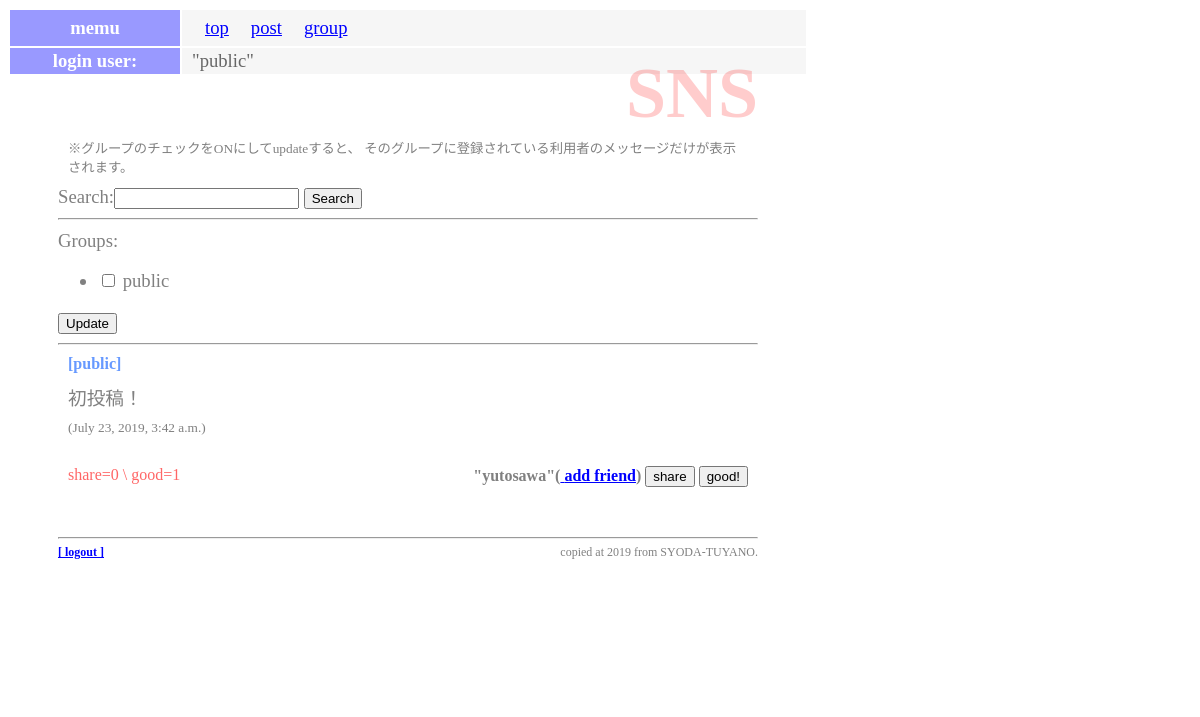
The page /sns/ (signed in) on the database its author committed.
### sns/models.py (models this page shows, shortened)
class Message(models.Model):
    owner=models.ForeignKey(User, on_delete=models.CASCADE,\
                            related_name='message_owner')
    group=models.ForeignKey('Group', on_delete=models.CASCADE)
    content=models.TextField(max_length=1000)
    share_id=models.IntegerField(default=-1)
    good_count=models.IntegerField(default=0)
    share_count=models.IntegerField(default=0)
    pub_date=models.DateTimeField(auto_now_add=True)
    class Meta:
        ordering=('-pub_date',)

### sns/views.py (the view)
# urls.py: path('', views.index, name='index'),
@login_required(login_url='/admin/login/')
def index(request):
    (public_user, public_group)=get_public()
    if request.method=='POST':
        if request.POST['mode']=='__check_form__':
            searchform=SearchForm()
            checkform=GroupCheckForm(request.user,request.POST)
            glist=[]
            for item in request.POST.getlist('groups'):
                glist.append(item)
            messages=get_your_group_message(request.user, \
                                            glist,None)
        if request.POST['mode']=='__search_form__':
            searchform=SearchForm(request.POST)
            checkform=GroupCheckForm(request.user)
            gps=Group.objects.filter(owner=request.user)
            glist=[public_group]
            for item in gps:
                glist.append(item)
            messages=get_your_group_message(request.user, glist, \
                                           request.POST['search'])
    else:
        searchform=SearchForm()
        checkform=GroupCheckForm(request.user)
        gps=Group.objects.filter(owner=request.user)
        glist=[public_group]
        for item in gps:
            glist.append(item)
        messages=get_your_group_message(request.user, glist, None)
    params={
            'login_user':request.user,
            'contents':messages,
            'check_form':checkform,
            'search_form':searchform,
            }
    return render(request, 'sns/index.html', params)

### sns/forms.py
class GroupCheckForm(forms.Form):
    def __init__(self, user, *args, **kargs):
        super(GroupCheckForm, self).__init__(*args, **kargs)
        public=User.objects.filter(username='public').first()
        self.fields['groups']=forms.MultipleChoiceField(
                choices=[(item.title,item.title) for item in \
                         Group.objects.filter(owner__in=[user,public])],
                widget=forms.CheckboxSelectMultiple(),
            )

class SearchForm(forms.Form):
    search=forms.CharField(max_length=100)

### sns/models.py (called while the page is built)
    def __str__(self):
        return self.title

### sns/views.py (called while the page is built)
def get_public():
    public_user=User.objects.filter(username='public').first()
    public_group=Group.objects.filter \
    (owner=public_user).first()
    return (public_user, public_group)

### sns/templates/sns/index.html (shortened to what this page needs)
{% extends 'sns/layout.html' %}
{% block header %}
<h1>SNS</h1>
<p class="caption">※グループのチェックをONにしてupdateすると、
そのグループに登録されている利用者のメッセージだけが表示されます。</p>
{% endblock %}
{% block content %}
<form action="{% url 'index' %}" method="post">
{{search_form}}
<button>Search</button>
</form>
<hr>
<form action="{% url 'index' %}" method="post">
{{check_form}}
<button>Update</button>
</form>
{% for item in contents %}
<hr>
<p class="message_public">
{% if item.group.title == 'public' %}
[public]
{% endif %}</p>
<p class="message_content">{{item.content}}</p>
<p class="message_date">({{item.pub_date}})</p>
<p class="message_owner">
    <span class="message_counter">share={{item.share_count}} \
        good={{item.good_count}}</span>
    "{{item.owner}}"(<a href="{% url 'add' %}?name={{item.owner}}">
        add friend</a>)
    <a href="{% url 'share' item.id %}"><button>share</button></a>
    <a href="{% url 'good' item.id %}"><button>good!</button></a>
</p>
{% endfor %}
{% endblock %}

### sns/templates/sns/layout.html (shortened to what this page needs)
{% load static %}
<!doctype html>
<html lang="ja">
<head>
    <link rel="stylesheet" type="text/css"
        href="{% static 'sns/style.css' %}" />
</head>
<body>
    <div class="body_content">
    <div class="body_content_inner">
        <table class="login_table" width=100%">
        <tr><th width="150px">memu</th><td>
        <table class="login_table_inner">
        <tr>
        <td><a href="{% url 'index' %}">top</a></td>
        <td><a href="{% url 'post' %}">post</a></td>
        <td><a href="{% url 'groups' %}">group</a></td>
        </tr>
        </table>
        </td></tr>
        <tr><th width="150px">login user:</th>
            <td>"{{login_user}}"</td></tr>
        </table>
        <div class="header">{% block header %}
            {% endblock %}</div>
        <div class="content">{% block content %}
            {% endblock %}</div>
        <div class="footer">
        <hr>
        <div>
        <span style="float:left;font-weight:bold;">
            <a href="/admin/logout?next=/sns/">
                [ logout ]</a></span>
        <span style="float:right">copied at 2019
            from SYODA-TUYANO.</span>
        </div>
        </div>
    </div>
    </div>
</body>
</html>

### sns/static/sns/style.css (style rules this page uses)
body { background-color:#ddr; color:gray; font-size:14pt; }
.body_content { width:800px; background-color:white; }
.body_content_inner { padding:50px; }
h1 { color:red; opacity:0.2; font-size:72px; margin-top:0px; margin-bottom:0px; text-align:right; line-height:70px; }
p { margin:10px; }
a { color:blue; text-decorations:none; }
table { margin:10px; font-size:14pt; }
table tr th { background-color:#99f; color:white; padding:2px 10px; border-size:2px; }
table tr td { background-color:#f6f6f6; color:#666; padding:2px 10px; border-size:2px; }
.footer { font-size:9pt; margin-top:50px; margin-bottom:100px; }
.login_table { position:fixed; left:0px; top:0px; width:800px; margin:8px; }
.login_table_inner { padding:1px; margin:0px; }
.login_table_inner tr td { paddig:0px 10px; margin:0px; }
.caption { font-size:10pt; }
.message_date { text-align:left; font-size:10pt; }
.message_owner { text-align:right; font-size:12pt; font-weight:bold; margin:30px 10px 0px 10px; }
.message_public { font-size:12pt; font-weight:bold; color:#69f; }
.message_counter { float:left; font-weight:normal; font-size:12pt; color:#f66; }

### rows shown on the page
Message: shows "[public]", content "初投稿！", pub_date "July 23, 2019, 3:42 a.m.", share_count "0", good_count "1", owner "yutosawa"

### other values the page prints
{{ login_user }} "public"
